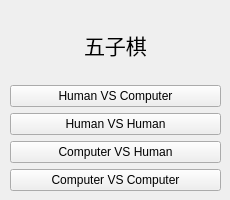
<?xml version="1.0" encoding="UTF-8"?>
<ui version="4.0">
    <class>MainWindow</class>
    <widget class="QMainWindow" name="MainWindow">
        <property name="geometry">
            <rect>
                <x>0</x>
                <y>0</y>
                <width>230</width>
                <height>200</height>
            </rect>
        </property>
        <property name="minimumSize">
            <size>
                <width>230</width>
                <height>200</height>
            </size>
        </property>
        <property name="maximumSize">
            <size>
                <width>230</width>
                <height>200</height>
            </size>
        </property>
        <property name="windowTitle">
            <string>五子棋</string>
        </property>
        <widget class="QWidget" name="centralwidget">
            <widget class="QWidget" name="">
                <property name="geometry">
                    <rect>
                        <x>10</x>
                        <y>10</y>
                        <width>211</width>
                        <height>181</height>
                    </rect>
                </property>
                <layout class="QVBoxLayout" name="verticalLayout">
                    <property name="sizeConstraint">
                        <enum>QLayout::SetDefaultConstraint</enum>
                    </property>
                    <item alignment="Qt::AlignHCenter">
                        <widget class="QLabel" name="label">
                            <property name="font">
                                <font>
                                    <family>思源黑体</family>
                                    <pointsize>16</pointsize>
                                </font>
                            </property>
                            <property name="text">
                                <string>五子棋</string>
                            </property>
                        </widget>
                    </item>
                    <item>
                        <widget class="QPushButton" name="playHC">
                            <property name="text">
                                <string>Human VS Computer</string>
                            </property>
                        </widget>
                    </item>
                    <item>
                        <widget class="QPushButton" name="playHH">
                            <property name="text">
                                <string>Human VS Human</string>
                            </property>
                        </widget>
                    </item>
                    <item>
                        <widget class="QPushButton" name="playCH">
                            <property name="text">
                                <string>Computer VS Human</string>
                            </property>
                        </widget>
                    </item>
                    <item>
                        <widget class="QPushButton" name="playCC">
                            <property name="text">
                                <string>Computer VS Computer</string>
                            </property>
                        </widget>
                    </item>
                </layout>
            </widget>
        </widget>
    </widget>
    <resources/>
    <connections/>
</ui>
